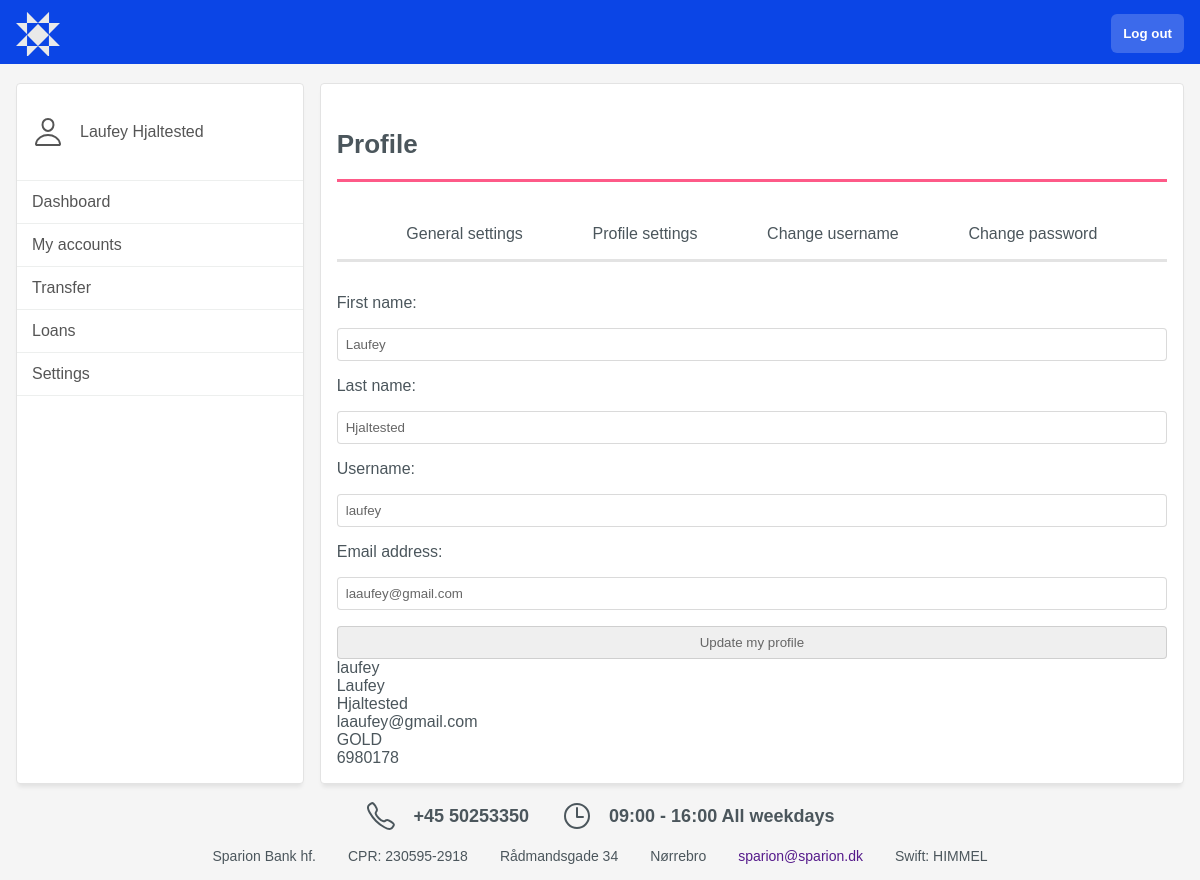
Page /profile/ (signed in) on the earlier database version.
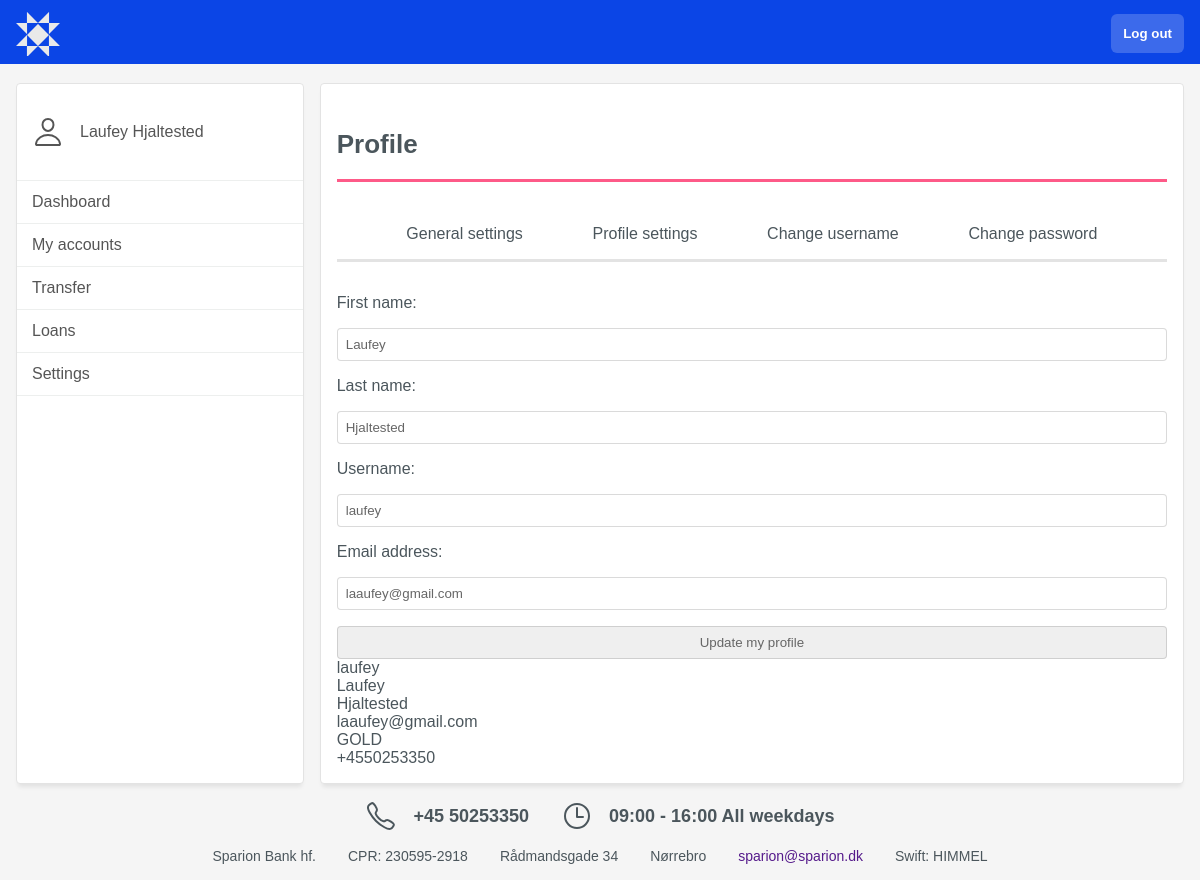
Same page on the later database version.
### bank_app/models.py (models this page shows, shortened)
class Customer(models.Model):
   BASIC = 'basic'
   SILVER = 'silver'
   GOLD = 'GOLD'
   RANKS = [
      (BASIC, 'Basic'),
      (SILVER, 'Silver'),
      (GOLD, 'Gold'),
   ]
   user = models.OneToOneField(User, primary_key=True, on_delete=models.CASCADE)
   phone_number = models.CharField(max_length=20)
   customer_rank = models.CharField(choices=RANKS, default=BASIC, max_length=6)
   totp_identity = models.UUIDField(default=uuid.uuid4, editable=False)
   @property
   def full_name(self) -> str:
      return f'{self.user.first_name} {self.user.last_name}'

### bank_app/views.py (the view)
# urls.py: path('profile/', views.profile, name='profile'),
@login_required
def profile(request):
   user = request.user
   print(user)
   update_user_form = UpdateUserForm(instance=user)
   if request.method == "POST":
      update_user_form = UpdateUserForm(request.POST, instance=user)
      if update_user_form.is_valid:
         update_user_form.save()
   context = {
      'update_user_form':update_user_form,
      'user_id':user.id,
      'customers':Customer.objects.all()
   }
   return render(request, 'bank_app/profile.html', context)

### bank_app/forms.py
class UpdateUserForm(forms.ModelForm):
  username = forms.CharField(required=False)
  class Meta:
    model = User
    fields = ('first_name', 'last_name', 'username', 'email')

### bank_app/templates/bank_app/profile.html (shortened to what this page needs)
{% extends 'bank_app/base/base3.html' %}
{% block content %}
<h2>Profile</h2>
<ul class="profile-nav">
  <a href="">
    <li>
      General settings
    </li>
  </a>
  <a href="">
    <li>
      Profile settings
    </li>
  </a>
  <a href="">
    <li>
      Change username
    </li>
  </a>
  <a href="">
    <li>
      Change password
    </li>
  </a>
</ul>
<div class="form">
<form action="" method="POST">
  {{ update_user_form}}
  <input type="submit" value="Update my profile" name="" id="">
</form>
</div>
<li>{{ user }}</li>
<li>{{ user.first_name }}</li>
<li>{{ user.last_name }}</li>
<li>{{ user.email }}</li>
{% for customer in customers %}
{% if customer.user_id == user_id %}
  <li>{{ customer.customer_rank }}</li>
  <li>{{ customer.phone_number }}</li>
{% endif %}
{% endfor %}
{% endblock %}

Differences in the rows shown:
changed Customer "GOLD": phone_number "6980178" → "+4550253350"
